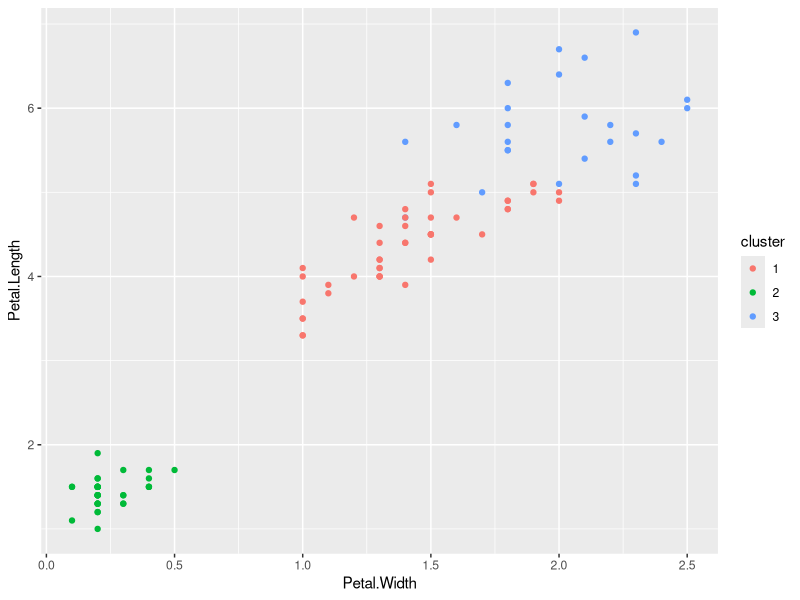

R code for this plot:
data("iris")
library(ggplot2)
library(caret)

train_indx = createDataPartition(y=iris$Species,
                                 p=0.7,
                                 list=F)

train = iris[train_indx,]
test = iris[-train_indx,]

kmeans1 = kmeans(subset(train, select = -Species), centers = 3)
train$cluster = as.factor(kmeans1$cluster)
qplot(Petal.Width, Petal.Length, color=cluster, 
      data=train)

table(train$Species, train$cluster)

rpart_model = train(cluster~., method='rpart',
                    data=subset(train, select=-Species))
table(predict(rpart_model, train), train$Species)
